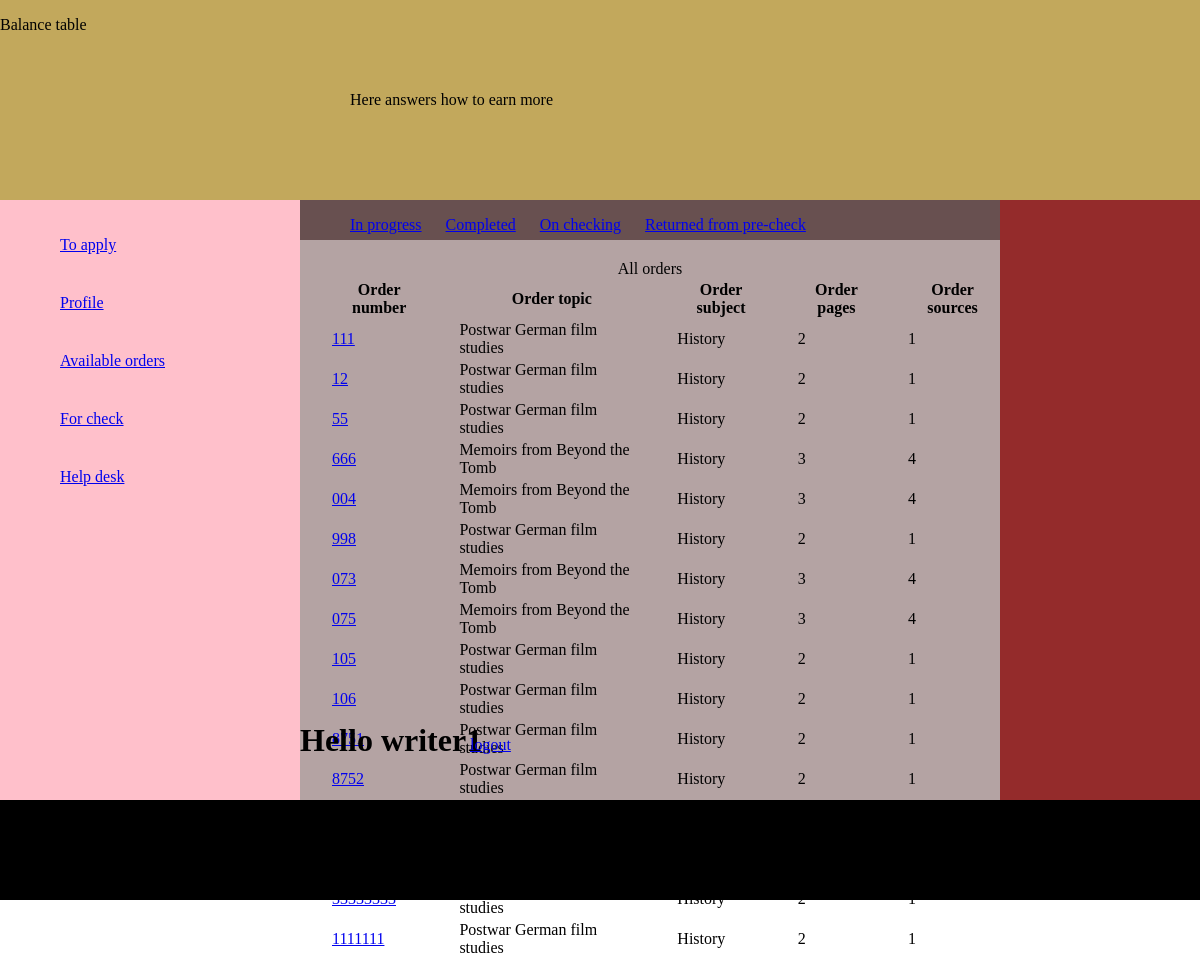
The page /completed_orders/ (signed in) on the database its author committed.
### app1/models.py (models this page shows, shortened)
class Order_model(models.Model):
	number = models.CharField(max_length=300)
	account = models.CharField(max_length=300, blank=True)
	files = models.CharField(max_length=300, blank=True)
	subject = models.CharField(max_length=300, blank=True)
	topic = models.CharField(max_length=300, blank=True)
	client_deadline = models.CharField(max_length=300, blank=True, null=True)
	price = models.DecimalField(max_digits=8, decimal_places=2, blank=True, null=True)
	number_of_pages = models.IntegerField(blank=True, null=True)
	spaced = models.CharField(max_length=300, blank=True)
	format = models.CharField(max_length=300, blank=True)
	number_of_sources = models.IntegerField(blank=True, null=True)
	abstract = models.BooleanField(blank=True, default=False)
	slieds = models.CharField(max_length=300, blank=True)
	questions = models.CharField(max_length=300, blank=True)
	problems = models.CharField(max_length=300, blank=True)
	paper_type = models.CharField(max_length=300, blank=True)
	assign_date = models.CharField(max_length=300, blank=True, null=True)
	details = models.CharField(max_length=300, blank=True)
	real_time_deadline = models.TimeField(blank=True, null=True)
	status = models.CharField(max_length=300, blank=True, default='available')
	writer_deadline = models.CharField(max_length=300, blank=True, null=True)
	writer_time = models.TimeField(blank=True, null=True)
	writer_number = models.CharField(max_length=300, blank=True)
	words_min = models.IntegerField(blank=True, null=True)
	writer = models.ForeignKey(User, null=True)
	writer_name = models.CharField(max_length=300, null=True)
	writer_email = models.EmailField(max_length=300, blank=True)
	send_date = models.CharField(max_length=300, blank=True, null=True)
	payment = models.DecimalField(max_digits=8, decimal_places=2, blank=True, null=True)
	payment_date = models.CharField(max_length=300, blank=True, null=True)
	client_num_of_order = models.CharField(max_length=300, blank=True)
	controller = models.ForeignKey(UserProfile, null=True)
	times_returned_for_revision = models.IntegerField(default=0)
	def get_absolut_url(self):
		return 'http://127.0.0.1:8000/' + self.number
	class Meta:
		verbose_name = 'Order'
		verbose_name_plural = 'Orders'

### app1/views.py (the view)
# urls.py: url(r'^completed_orders/$', views.completed_orders),
def completed_orders(request):
	user = request.user
	user_model = User.objects.get(email=user.email)
	orders = user_model.order_model_set.filter(status='done')
	if request.method == 'GET':
		return render(request, 'personal.html', {'orders':orders, 'user':user})

### app1/templates/personal.html (shortened to what this page needs)
<html>
<head>
</head>
<body>
	<header>
		<div class='header_container'>
			<div id='balance_table'>
				<p>Balance table</p>
			</div>
			<div id='how_to_earn_more'>
				<p>Here answers how to earn more</p>
			</div>
			<div id= 'rating_tarif_table'>
				<a href='http://127.0.0.1:8000/logout/'>logout</a>
			</div>
			<div id='skills_salary'>
			</div>
		</div>
	</header>
	<main>
		<div class='main_container'>
			<div id='my_orders'>
				<ul class='side_menu'>
					<li><a href="http://127.0.0.1:8000/to_apply_order_list/">To apply</a></li>
					<li><a href="http://127.0.0.1:8000/personal/">Profile</a></li>
					<li><a href="http://127.0.0.1:8000/available_orders/">Available orders</a></li>
					<li><a href="http://127.0.0.1:8000/for_check/">For check</a></li>
					<li><a href="#">Help desk</a></li>
				</ul>
			</div>
			<div id='main_part'>
				<div class='dif_orders'>
					<ul class='order_status'>
						<li><a href="http://127.0.0.1:8000/in_progress_orders/">In progress</a></li>
						<li><a href="http://127.0.0.1:8000/completed_orders/">Completed</a></li>
						<li><a href="http://127.0.0.1:8000/my_orders_on_checking/">On checking</a></li>
						<li><a href="http://127.0.0.1:8000/returned_from_precheck_list/">Returned from pre-check</a></li>
					</ul>
				</div>
				<table class='order_table'>
					{% if orders %}
					<caption>All orders</caption>
					<thead>
						<tr>
						<th>Order number</th>
						<th>Order topic</th>
						<th>Order subject</th>
						<th>Order pages</th>
						<th>Order sources</th>
						</tr>
					</thead>
					<tbody>
						{% for order in orders %}
						<tr>
							<td><a href="{{order.get_absolut_url}}">{{order.number}}</a></td>
							<td>{{order.topic}}</td>
							<td>{{order.subject}}</td>
							<td>{{order.number_of_pages}}</td>
							<td>{{order.number_of_sources}}</td>
						</tr>
						{% endfor %}
					</tbody>
					{% endif %}
				</table>
			<h1 id='hello'>Hello {{user.username}}</h1>
			<p id= 'logout'><a href='http://127.0.0.1:8000/logout/'>logout</a></p>
			</div>
			<div id='shedule'>
			</div>
		</div>
	</main>
	<footer>
		<div class= 'footer_container'>
			<p>footer@ all rights reserver</p>
		</div>
	</footer>
</body>
</html>

### app1/templates/personal.html (style rules this page uses)
.header_container { margin-top: -18px; }
#balance_table { position: absolute; top: 0; left: 0; width: 380px; height: 200px; background-color: #C2A85C; }
#how_to_earn_more { position: absolute; top: 0; left: 300; width: 380px; height: 200px; background-color: #C2A85C; }
#how_to_earn_more p { padding-top: 75px; padding-left: 50px; }
#skills_salary { position: absolute; top: 0; left: 600; width: 380px; height: 200px; background-color: #C2A85C; }
#rating_tarif_table { position: absolute; top: 0; left: 900; width: 380px; height: 200px; background-color: #C2A85C; }
#my_orders { position: absolute; top: 200px; left: 0px; height: 600px; width: 380px; background-color: pink; }
.side_menu li { width: 200px; list-style: none; text-align: left; margin-top: 0px; margin-bottom: 0px; padding-top: 20px; padding-bottom: 20px; padding-left: 20px; }
.side_menu a { width: 100%; height: 100%; }
#main_part { position: absolute; top: 200px; left: 300px; height: 600px; width: 700px; background-color: #B4A3A3; }
#shedule { position: absolute; top: 200px; left: 1000px; height: 600px; width: 300px; background-color: #942B2B; }
.order_table th { padding-left: 30px; }
.order_table td { padding-left: 30px; }
.order_table { position: absolute; top: 60px; }
.dif_orders { position: absolute; top: 0px; height: 40px; left: 0px; right: 0px; background-color: #685050; }
.order_status { list-style: none; height: 100%; }
.order_status li { display: inline; width: 120px; list-style: none; text-align: left; margin-top: 0px; margin-bottom: 0px; padding-top: 5px; padding-bottom: 5px; padding-left: 10px; padding-right: 10px; }
.order_status a { width: 100%; height: 100%; }
#hello { position: absolute; bottom: 20px; }
#logout { position: absolute; bottom: 30px; left: 170px; }
.footer_container { position: absolute; top: 800px; left: 0px; width: 100%; background-color: black; height: 100px; }

### rows shown on the page
Order_model: number "111", topic "Postwar German film studies", subject "History", number_of_pages "2", number_of_sources "1"
Order_model: number "12", topic "Postwar German film studies", subject "History", number_of_pages "2", number_of_sources "1"
Order_model: number "55", topic "Postwar German film studies", subject "History", number_of_pages "2", number_of_sources "1"
Order_model: number "666", topic "Memoirs from Beyond the Tomb", subject "History", number_of_pages "3", number_of_sources "4"
Order_model: number "004", topic "Memoirs from Beyond the Tomb", subject "History", number_of_pages "3", number_of_sources "4"
Order_model: number "998", topic "Postwar German film studies", subject "History", number_of_pages "2", number_of_sources "1"
Order_model: number "073", topic "Memoirs from Beyond the Tomb", subject "History", number_of_pages "3", number_of_sources "4"
Order_model: number "075", topic "Memoirs from Beyond the Tomb", subject "History", number_of_pages "3", number_of_sources "4"
Order_model: number "105", topic "Postwar German film studies", subject "History", number_of_pages "2", number_of_sources "1"
Order_model: number "106", topic "Postwar German film studies", subject "History", number_of_pages "2", number_of_sources "1"
Order_model: number "8751", topic "Postwar German film studies", subject "History", number_of_pages "2", number_of_sources "1"
Order_model: number "8752", topic "Postwar German film studies", subject "History", number_of_pages "2", number_of_sources "1"
Order_model: number "1111111", topic "Postwar German film studies", subject "History", number_of_pages "2", number_of_sources "1"

### other values the page prints
{{ user.username }} "writer1"
